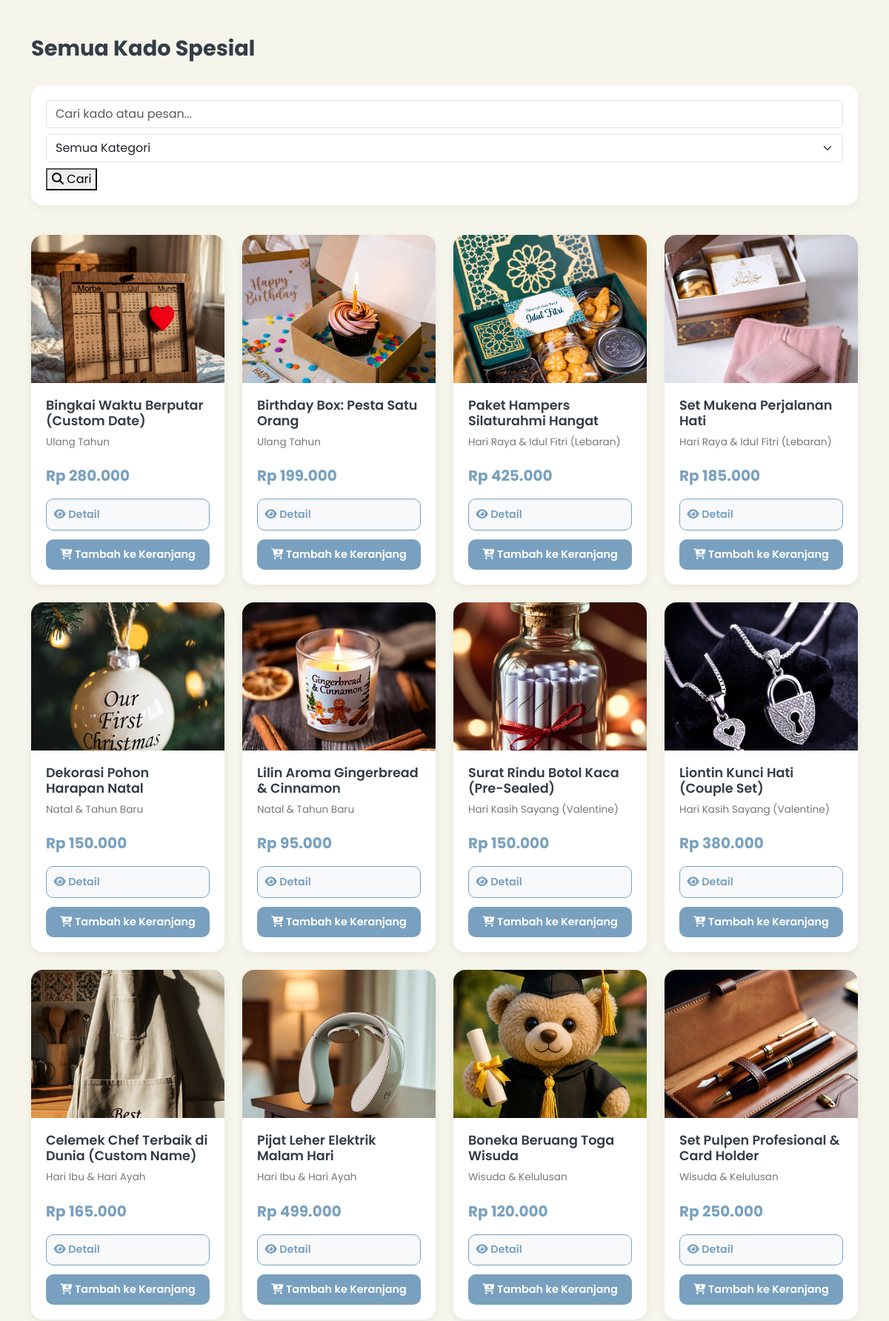
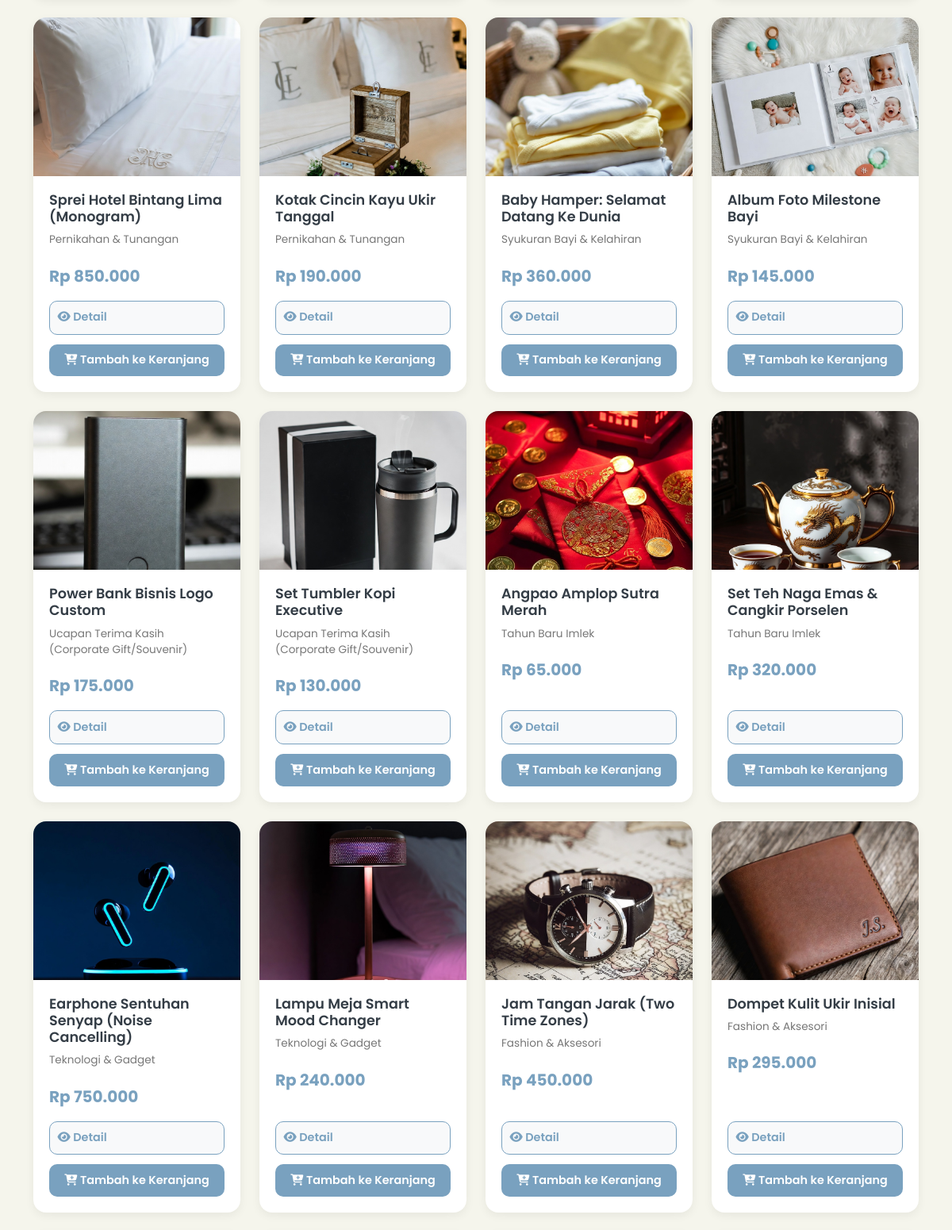
Screenshot of /public/index.php?page=products (upper part) with the database file from the repository (2 pictures, top to bottom).
### tables this page shows
CREATE TABLE `products` (
  `id` int(11) NOT NULL,
  `category_id` int(11) DEFAULT NULL COMMENT 'Relasi ke categories.id',
  `name` varchar(150) NOT NULL COMMENT 'Nama produk',
  `description` text DEFAULT NULL COMMENT 'Deskripsi produk',
  `price` decimal(12,2) NOT NULL COMMENT 'Harga',
  `discount` decimal(5,2) DEFAULT 0.00 COMMENT 'Diskon (%)',
  `stock` int(11) NOT NULL DEFAULT 0 COMMENT 'Jumlah stok',
  `featured` tinyint(1) DEFAULT 0 COMMENT 'Produk unggulan (0=Tidak, 1=Ya)',
  `created_at` datetime DEFAULT current_timestamp() COMMENT 'Waktu ditambahkan',
  `updated_at` datetime DEFAULT NULL
);

CREATE TABLE `categories` (
  `id` int(11) NOT NULL,
  `name` varchar(150) DEFAULT NULL,
  `description` text DEFAULT NULL,
  `created_at` datetime DEFAULT current_timestamp()
);

### app/controllers/ProductController.php (called while the page is built, shortened)
<?php
require_once __DIR__ . '/../models/Product.php';
require_once __DIR__ . '/../models/Promotions.php';
class ProductController
{
    private $product;
    public function __construct()
    {
        $this->product = new Product();
    }
    public function list()
    {
        $keyword = $_GET['search'] ?? '';
        $category = $_GET['category'] ?? '';
        $rawProducts = $this->product->filter($keyword, $category);
        $products = [];
        foreach ($rawProducts as $p) {
            $priceData = $this->product->getFinalPrice($p['id']);
            $p['final_price'] = $priceData['final_price'];
            $p['discount_percent'] = $priceData['discount_percent'];
            $p['base_price'] = $priceData['base_price'];
            $products[] = $p;
        }
        include __DIR__ . '/../views/landing/products.php';
    }
}

### app/models/Product.php (called while the page is built, shortened)
<?php
require_once __DIR__ . '/DB.php';
class Product
{
    private $db;
    public function __construct()
    {
        $this->db = DB::getInstance();
    }
    public function filter($search = '', $category = '')
    {
        $sql = "
        SELECT p.*, c.name AS category_name, pi.image_path AS image,
               COALESCE(
                   (SELECT MAX(pr.discount)
                    FROM promotions pr
                    JOIN product_promotions pp ON pr.id = pp.promotion_id
                    WHERE pp.product_id = p.id
                      AND CURDATE() BETWEEN pr.start_date AND pr.end_date
                   ), 0
               ) AS promo_discount
        FROM products p
        LEFT JOIN categories c ON p.category_id = c.id
        LEFT JOIN product_images pi ON pi.product_id = p.id AND pi.is_main = 1
        WHERE 1
    ";
        $params = [];
        $sql .= " ORDER BY p.created_at DESC";
        $stmt = $this->db->prepare($sql);
        $stmt->execute($params);
        return $stmt->fetchAll(PDO::FETCH_ASSOC);
    }
    public function getFinalPrice($productId)
    {
        $stmt = $this->db->prepare("
        SELECT id, price, discount FROM products WHERE id = ?
    ");
        $stmt->execute([$productId]);
        $p = $stmt->fetch(PDO::FETCH_ASSOC);
        $basePrice = (float) $p['price'];
        $productDiscount = (float) ($p['discount'] ?? 0);
        require_once __DIR__ . '/Promotions.php';
        $promoModel = new Promotions();
        $promoDiscount = (float) $promoModel->getBestDiscountForProduct($productId);
        $finalDiscount = max($productDiscount, $promoDiscount);
        $finalPrice = $basePrice - ($basePrice * $finalDiscount / 100);
        return [
            'base_price' => $basePrice,
            'discount_percent' => $finalDiscount,
            'final_price' => $finalPrice
        ];
    }
}

### app/models/DB.php (called while the page is built, shortened)
<?php
class DB
{
    private static $instance = null;
    private function __construct()
    {
        $cfg = include __DIR__ . '/../../config/database.php';
        $dsn = "mysql:host={$cfg['DB_HOST']};dbname={$cfg['DB_NAME']};charset={$cfg['DB_CHAR']}";
        $options = [
            PDO::ATTR_ERRMODE => PDO::ERRMODE_EXCEPTION,
            PDO::ATTR_DEFAULT_FETCH_MODE => PDO::FETCH_ASSOC,
            PDO::ATTR_PERSISTENT => false,
        ];
        try {
            $this->pdo = new PDO($dsn, $cfg['DB_USER'], $cfg['DB_PASS'], $options);
        } catch (PDOException $e) {
            error_log("Database connection failed: " . $e->getMessage());
            die("⚠️ Tidak dapat terhubung ke database. Silakan periksa konfigurasi.");
        }
    }
    public static function getInstance()
    {
        if (!self::$instance) {
            self::$instance = new DB();
        }
        return self::$instance->pdo;
    }
}

### config/database.php (called while the page is built, shortened)
<?php
return [
    'DB_HOST' => '127.0.0.1',
    'DB_NAME' => 'ruang_rasa',
    'DB_USER' => 'root',
    'DB_PASS' => 'Root@1234',
    'DB_CHAR' => 'utf8mb4',
];

### app/models/Promotions.php (called while the page is built, shortened)
<?php
require_once __DIR__ . '/DB.php';
class Promotions
{
    private $db;
    public function __construct()
    {
        $this->db = DB::getInstance();
    }
    public function getBestDiscountForProduct($productId)
    {
        $stmt = $this->db->prepare("
            SELECT MAX(p.discount) AS discount
            FROM promotions p
            JOIN product_promotions pp ON p.id = pp.promotion_id
            WHERE pp.product_id = ?
              AND CURDATE() BETWEEN p.start_date AND p.end_date
        ");
        $stmt->execute([$productId]);
        $row = $stmt->fetch(PDO::FETCH_ASSOC);
        return $row ? (float) $row['discount'] : 0;
    }
}

### app/views/landing/products.php (the view, shortened to what this page needs)
<!doctype html>
<html lang="id">
<head>
    <link href="https://cdn.jsdelivr.net/npm/bootstrap@5.3.2/dist/css/bootstrap.min.css" rel="stylesheet">
    <link rel="stylesheet" href="https://cdnjs.cloudflare.com/ajax/libs/font-awesome/6.5.0/css/all.min.css">
</head>
<body>
    <div class="container py-4">
        <h2 class="section-title text-center text-md-start">Semua Kado Spesial</h2>
        <div class="search-container">
            <form class="d-flex flex-wrap gap-2" method="get" action="">
                <input type="text" name="search" class="form-control" placeholder="Cari kado atau pesan..."
                    value="<?= htmlspecialchars($_GET['search'] ?? '', ENT_QUOTES, 'UTF-8') ?>" aria-label="Cari kado">
                <select name="category" class="form-select" aria-label="Pilih kategori">
                    <option value="">Semua Kategori</option>
                </select>
                <button type="submit" class="btn-search" aria-label="Cari kado">
                    <i class="fas fa-search" aria-hidden="true"></i> Cari
                </button>
            </form>
        </div>
        <?php if (!empty($products)): ?>
            <div class="row g-4">
                <?php foreach ($products as $p): ?>
                    <div class="col-md-3 col-sm-6">
                        <div class="product-card">
                            <img src="uploads/<?= htmlspecialchars($p['image'] ?? 'noimage.png', ENT_QUOTES, 'UTF-8') ?>"
                                class="card-img-top" alt="<?= htmlspecialchars($p['name'], ENT_QUOTES, 'UTF-8') ?>"
                                onerror="this.src='https://via.placeholder.com/300x200?text=Gambar+Tidak+Tersedia'">
                            <div class="card-body">
                                <h6 class="card-title"><?= htmlspecialchars($p['name'], ENT_QUOTES, 'UTF-8') ?></h6>
                                <p class="category-badge">
                                    <?= htmlspecialchars($p['category_name'] ?? '-', ENT_QUOTES, 'UTF-8') ?></p>
                                <div class="mb-2">
                                    <?php if (!empty($p['discount_percent']) && $p['discount_percent'] > 0): ?>
                                        <div class="price-original">
                                            Rp <?= number_format($p['base_price'], 0, ',', '.') ?>
                                        </div>
                                        <span class="discount-badge">Diskon <?= (int) $p['discount_percent'] ?>%</span>
                                        <div class="price-final">
                                            Rp <?= number_format($p['final_price'], 0, ',', '.') ?>
                                        </div>
                                    <?php else: ?>
                                        <div class="price-final">
                                            Rp <?= number_format($p['final_price'], 0, ',', '.') ?>
                                        </div>
                                    <?php endif; ?>
                                </div>
                                <div class="mt-auto">
                                    <a href="?page=product_detail&id=<?= (int) $p['id'] ?>" class="btn-detail"
                                        aria-label="Lihat detail <?= htmlspecialchars($p['name'], ENT_QUOTES, 'UTF-8') ?>">
                                        <i class="fas fa-eye" aria-hidden="true"></i> Detail
                                    </a>
                                    <form method="post" action="?page=add_to_cart" class="mt-1">
                                        <button type="submit" class="btn-add"
                                            aria-label="Tambah <?= htmlspecialchars($p['name'], ENT_QUOTES, 'UTF-8') ?> ke keranjang">
                                            <i class="fas fa-cart-plus" aria-hidden="true"></i> Tambah ke Keranjang
                                        </button>
                                    </form>
                                </div>
                            </div>
                        </div>
                    </div>
                <?php endforeach; ?>
            </div>
        <?php endif; ?>
    </div>
</body>
</html>

### public/index.php (shortened to what this page needs)
<?php
require_once __DIR__ . '/../app/controllers/ProductController.php';
$page = $_GET['page'] ?? 'home';
$productCtrl = new ProductController();
switch ($page) {
    case 'products':
        $productCtrl->list();
        break;
}

### app/views/landing/products.php (style rules this page uses)
:root { --off-white: #F5F5EC; --soft-blue: #79A1BF; --soft-peach: #E7A494; --dark-grey: #343D46; }
body { background-color: var(--off-white); font-family: 'Poppins', sans-serif; color: var(--dark-grey); padding: 1.5rem 0; }
.section-title { font-weight: 700; font-size: 1.8rem; margin-bottom: 2rem; color: var(--dark-grey); }
.product-card { border: none; border-radius: 16px; overflow: hidden; box-shadow: 0 4px 12px rgba(0, 0, 0, 0.06); transition: transform 0.3s, box-shadow 0.3s; background: white; height: 100%; display: flex; flex-direction: column; }
.card-img-top { height: 200px; object-fit: cover; width: 100%; }
.card-body { padding: 1.25rem; flex: 1; display: flex; flex-direction: column; }
.card-title { font-weight: 600; font-size: 1.1rem; color: var(--dark-grey); margin-bottom: 0.5rem; }
.category-badge { font-size: 0.85rem; color: #777; margin-bottom: 0.75rem; }
.price-final { font-size: 1.25rem; font-weight: 700; color: var(--soft-blue); margin: 0.5rem 0; }
.btn-add { background-color: var(--soft-blue); color: white; border: none; border-radius: 10px; padding: 0.6rem; font-weight: 600; font-size: 0.9rem; width: 100%; transition: background-color 0.2s; }
.btn-detail { background-color: #f8f9fa; color: var(--soft-blue); border: 1px solid var(--soft-blue); border-radius: 10px; padding: 0.6rem; font-weight: 600; font-size: 0.9rem; width: 100%; text-decoration: none; display: block; margin-bottom: 0.75rem; transition: all 0.2s; }
.search-container { background: white; padding: 1.25rem; border-radius: 16px; box-shadow: 0 4px 12px rgba(0, 0, 0, 0.05); margin-bottom: 2.5rem; }

### rows the page displays
products: shows a picture, name "Bingkai Waktu Berputar (Custom Date)", category.name "Ulang Tahun", final_price "280.000"
products: shows a picture, name "Birthday Box: Pesta Satu Orang", category.name "Ulang Tahun", final_price "199.000"
products: shows a picture, name "Paket Hampers Silaturahmi Hangat", category.name "Hari Raya & Idul Fitri (Lebaran)", final_price "425.000"
products: shows a picture, name "Set Mukena Perjalanan Hati", category.name "Hari Raya & Idul Fitri (Lebaran)", final_price "185.000"
products: shows a picture, name "Dekorasi Pohon Harapan Natal", category.name "Natal & Tahun Baru", final_price "150.000"
products: shows a picture, name "Lilin Aroma Gingerbread & Cinnamon", category.name "Natal & Tahun Baru", final_price "95.000"
products: shows a picture, name "Surat Rindu Botol Kaca (Pre-Sealed)", category.name "Hari Kasih Sayang (Valentine)", final_price "150.000"
products: shows a picture, name "Liontin Kunci Hati (Couple Set)", category.name "Hari Kasih Sayang (Valentine)", final_price "380.000"
products: shows a picture, name "Celemek Chef Terbaik di Dunia (Custom Name)", category.name "Hari Ibu & Hari Ayah", final_price "165.000"
products: shows a picture, name "Pijat Leher Elektrik Malam Hari", category.name "Hari Ibu & Hari Ayah", final_price "499.000"
products: shows a picture, name "Boneka Beruang Toga Wisuda", category.name "Wisuda & Kelulusan", final_price "120.000"
products: shows a picture, name "Set Pulpen Profesional & Card Holder", category.name "Wisuda & Kelulusan", final_price "250.000"
products: shows a picture, name "Sprei Hotel Bintang Lima (Monogram)", category.name "Pernikahan & Tunangan", final_price "850.000"
products: shows a picture, name "Kotak Cincin Kayu Ukir Tanggal", category.name "Pernikahan & Tunangan", final_price "190.000"
products: shows a picture, name "Baby Hamper: Selamat Datang Ke Dunia", category.name "Syukuran Bayi & Kelahiran", final_price "360.000"
products: shows a picture, name "Album Foto Milestone Bayi", category.name "Syukuran Bayi & Kelahiran", final_price "145.000"
products: shows a picture, name "Power Bank Bisnis Logo Custom", category.name "Ucapan Terima Kasih (Corporate Gift/Souvenir)", final_price "175.000"
products: shows a picture, name "Set Tumbler Kopi Executive", category.name "Ucapan Terima Kasih (Corporate Gift/Souvenir)", final_price "130.000"
products: shows a picture, name "Angpao Amplop Sutra Merah", category.name "Tahun Baru Imlek", final_price "65.000"
products: shows a picture, name "Set Teh Naga Emas & Cangkir Porselen", category.name "Tahun Baru Imlek", final_price "320.000"
products: shows a picture, name "Earphone Sentuhan Senyap (Noise Cancelling)", category.name "Teknologi & Gadget", final_price "750.000"
products: shows a picture, name "Lampu Meja Smart Mood Changer", category.name "Teknologi & Gadget", final_price "240.000"
products: shows a picture, name "Jam Tangan Jarak (Two Time Zones)", category.name "Fashion & Aksesori", final_price "450.000"
products: shows a picture, name "Dompet Kulit Ukir Inisial", category.name "Fashion & Aksesori", final_price "295.000"
